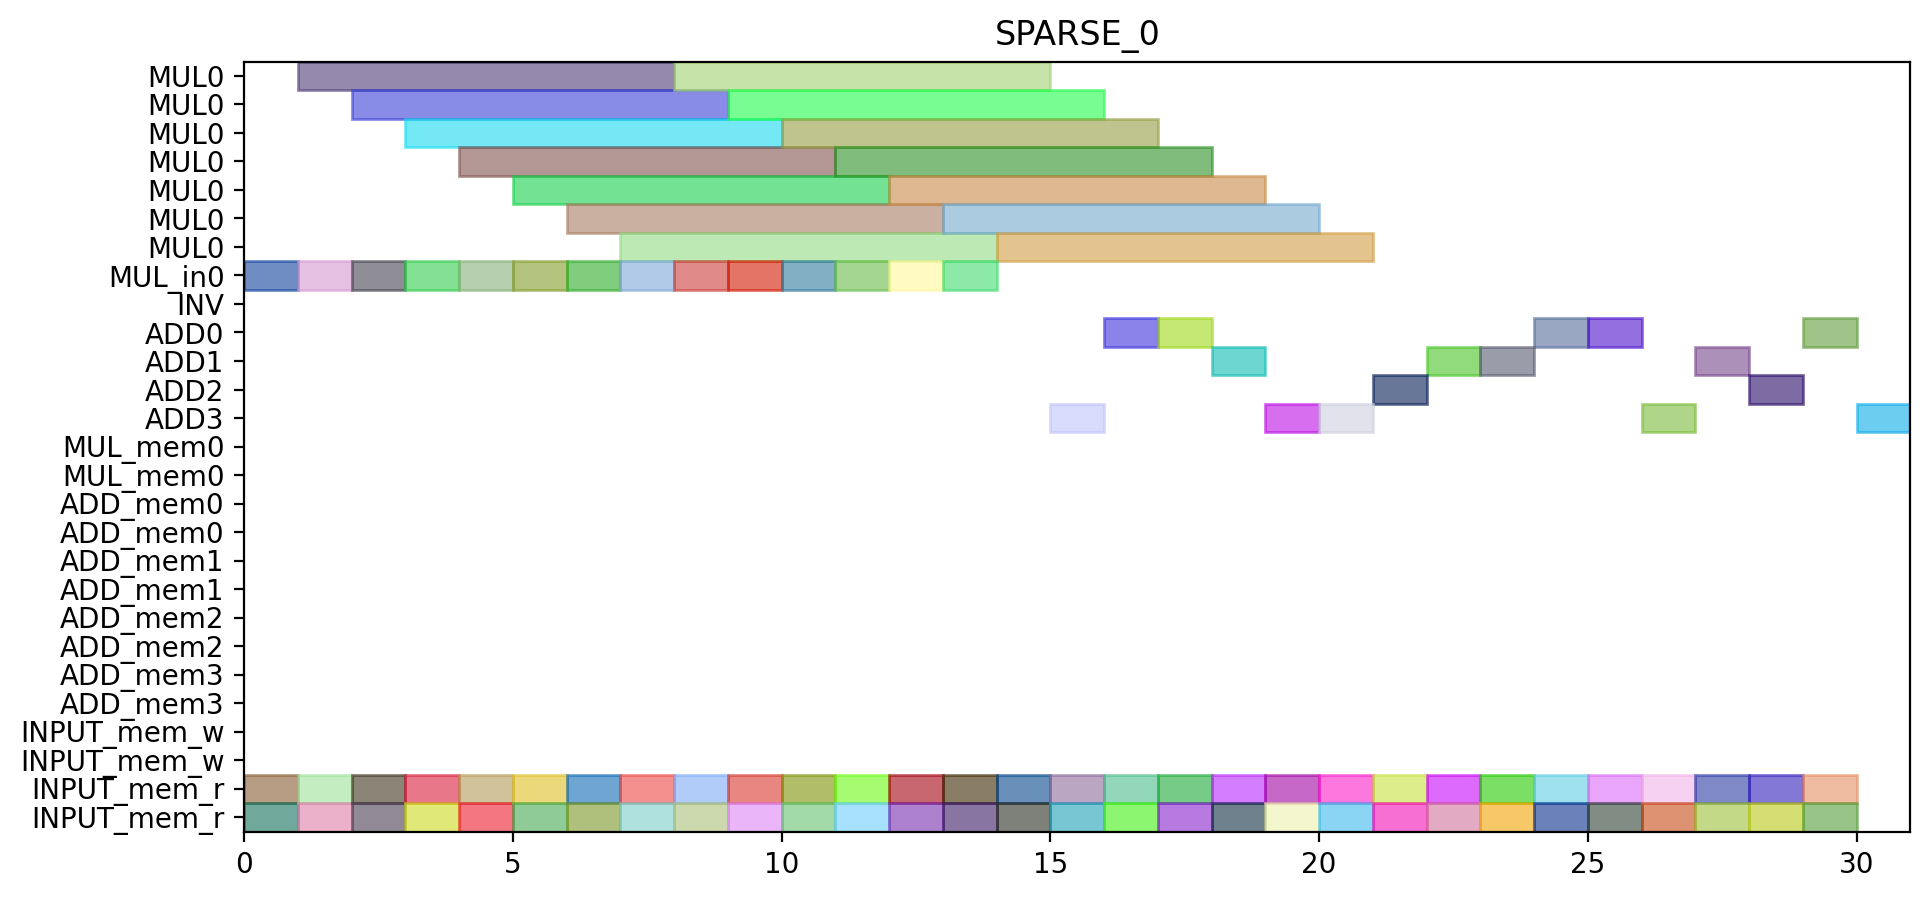

Reproduce this figure in Python.
from pyschedule import Scenario, solvers, plotters, alt


def solve():
	horizon = 95
	S = Scenario("SPARSE_0", horizon=horizon)

	# resource
	MUL = S.Resources('MUL', num=1, size=7)
	MUL_in = S.Resources('MUL_in', num=1)
	INV = S.Resource('INV')
	ADD = S.Resources('ADD', num=4, periods=range(1, horizon))
	MUL_mem = S.Resources('MUL_mem', num=1, size=2)
	ADD_mem = S.Resources('ADD_mem', num=4, size=2)
	INPUT_mem_w = S.Resource('INPUT_mem_w', size=2)
	INPUT_mem_r = S.Resource('INPUT_mem_r', size=2)

	# result of previous scheduling

	# new tasks
	t1_t0_in = S.Task('t1_t0_in', length=1, delay_cost=1)
	t1_t0_in += alt(MUL_in)
	t1_t0 = S.Task('t1_t0', length=7, delay_cost=1)
	t1_t0 += alt(MUL)
	S += t1_t0>=t1_t0_in

	t1_t0_mem0 = S.Task('t1_t0_mem0', length=1, delay_cost=1)
	t1_t0_mem0 += INPUT_mem_r
	S += t1_t0_mem0 <= t1_t0

	t1_t0_mem1 = S.Task('t1_t0_mem1', length=1, delay_cost=1)
	t1_t0_mem1 += INPUT_mem_r
	S += t1_t0_mem1 <= t1_t0

	t1_t1_in = S.Task('t1_t1_in', length=1, delay_cost=1)
	t1_t1_in += alt(MUL_in)
	t1_t1 = S.Task('t1_t1', length=7, delay_cost=1)
	t1_t1 += alt(MUL)
	S += t1_t1>=t1_t1_in

	t1_t1_mem0 = S.Task('t1_t1_mem0', length=1, delay_cost=1)
	t1_t1_mem0 += INPUT_mem_r
	S += t1_t1_mem0 <= t1_t1

	t1_t1_mem1 = S.Task('t1_t1_mem1', length=1, delay_cost=1)
	t1_t1_mem1 += INPUT_mem_r
	S += t1_t1_mem1 <= t1_t1

	t1_t2 = S.Task('t1_t2', length=1, delay_cost=1)
	t1_t2 += alt(ADD)

	t1_t2_mem0 = S.Task('t1_t2_mem0', length=1, delay_cost=1)
	t1_t2_mem0 += INPUT_mem_r
	S += t1_t2_mem0 <= t1_t2

	t1_t2_mem1 = S.Task('t1_t2_mem1', length=1, delay_cost=1)
	t1_t2_mem1 += INPUT_mem_r
	S += t1_t2_mem1 <= t1_t2

	t1_t3 = S.Task('t1_t3', length=1, delay_cost=1)
	t1_t3 += alt(ADD)

	t1_t3_mem0 = S.Task('t1_t3_mem0', length=1, delay_cost=1)
	t1_t3_mem0 += INPUT_mem_r
	S += t1_t3_mem0 <= t1_t3

	t1_t3_mem1 = S.Task('t1_t3_mem1', length=1, delay_cost=1)
	t1_t3_mem1 += INPUT_mem_r
	S += t1_t3_mem1 <= t1_t3

	t2_t0_in = S.Task('t2_t0_in', length=1, delay_cost=1)
	t2_t0_in += alt(MUL_in)
	t2_t0 = S.Task('t2_t0', length=7, delay_cost=1)
	t2_t0 += alt(MUL)
	S += t2_t0>=t2_t0_in

	t2_t0_mem0 = S.Task('t2_t0_mem0', length=1, delay_cost=1)
	t2_t0_mem0 += INPUT_mem_r
	S += t2_t0_mem0 <= t2_t0

	t2_t0_mem1 = S.Task('t2_t0_mem1', length=1, delay_cost=1)
	t2_t0_mem1 += INPUT_mem_r
	S += t2_t0_mem1 <= t2_t0

	t2_t1_in = S.Task('t2_t1_in', length=1, delay_cost=1)
	t2_t1_in += alt(MUL_in)
	t2_t1 = S.Task('t2_t1', length=7, delay_cost=1)
	t2_t1 += alt(MUL)
	S += t2_t1>=t2_t1_in

	t2_t1_mem0 = S.Task('t2_t1_mem0', length=1, delay_cost=1)
	t2_t1_mem0 += INPUT_mem_r
	S += t2_t1_mem0 <= t2_t1

	t2_t1_mem1 = S.Task('t2_t1_mem1', length=1, delay_cost=1)
	t2_t1_mem1 += INPUT_mem_r
	S += t2_t1_mem1 <= t2_t1

	t2_t2 = S.Task('t2_t2', length=1, delay_cost=1)
	t2_t2 += alt(ADD)

	t2_t2_mem0 = S.Task('t2_t2_mem0', length=1, delay_cost=1)
	t2_t2_mem0 += INPUT_mem_r
	S += t2_t2_mem0 <= t2_t2

	t2_t2_mem1 = S.Task('t2_t2_mem1', length=1, delay_cost=1)
	t2_t2_mem1 += INPUT_mem_r
	S += t2_t2_mem1 <= t2_t2

	t2_t3 = S.Task('t2_t3', length=1, delay_cost=1)
	t2_t3 += alt(ADD)

	t2_t3_mem0 = S.Task('t2_t3_mem0', length=1, delay_cost=1)
	t2_t3_mem0 += INPUT_mem_r
	S += t2_t3_mem0 <= t2_t3

	t2_t3_mem1 = S.Task('t2_t3_mem1', length=1, delay_cost=1)
	t2_t3_mem1 += INPUT_mem_r
	S += t2_t3_mem1 <= t2_t3

	t0_t0_in = S.Task('t0_t0_in', length=1, delay_cost=1)
	t0_t0_in += alt(MUL_in)
	t0_t0 = S.Task('t0_t0', length=7, delay_cost=1)
	t0_t0 += alt(MUL)
	S += t0_t0>=t0_t0_in

	t0_t0_mem0 = S.Task('t0_t0_mem0', length=1, delay_cost=1)
	t0_t0_mem0 += INPUT_mem_r
	S += t0_t0_mem0 <= t0_t0

	t0_t0_mem1 = S.Task('t0_t0_mem1', length=1, delay_cost=1)
	t0_t0_mem1 += INPUT_mem_r
	S += t0_t0_mem1 <= t0_t0

	t0_t1_in = S.Task('t0_t1_in', length=1, delay_cost=1)
	t0_t1_in += alt(MUL_in)
	t0_t1 = S.Task('t0_t1', length=7, delay_cost=1)
	t0_t1 += alt(MUL)
	S += t0_t1>=t0_t1_in

	t0_t1_mem0 = S.Task('t0_t1_mem0', length=1, delay_cost=1)
	t0_t1_mem0 += INPUT_mem_r
	S += t0_t1_mem0 <= t0_t1

	t0_t1_mem1 = S.Task('t0_t1_mem1', length=1, delay_cost=1)
	t0_t1_mem1 += INPUT_mem_r
	S += t0_t1_mem1 <= t0_t1

	t0_t2 = S.Task('t0_t2', length=1, delay_cost=1)
	t0_t2 += alt(ADD)

	t0_t2_mem0 = S.Task('t0_t2_mem0', length=1, delay_cost=1)
	t0_t2_mem0 += INPUT_mem_r
	S += t0_t2_mem0 <= t0_t2

	t0_t2_mem1 = S.Task('t0_t2_mem1', length=1, delay_cost=1)
	t0_t2_mem1 += INPUT_mem_r
	S += t0_t2_mem1 <= t0_t2

	t0_t3 = S.Task('t0_t3', length=1, delay_cost=1)
	t0_t3 += alt(ADD)

	t0_t3_mem0 = S.Task('t0_t3_mem0', length=1, delay_cost=1)
	t0_t3_mem0 += INPUT_mem_r
	S += t0_t3_mem0 <= t0_t3

	t0_t3_mem1 = S.Task('t0_t3_mem1', length=1, delay_cost=1)
	t0_t3_mem1 += INPUT_mem_r
	S += t0_t3_mem1 <= t0_t3

	t4_t0_t0_in = S.Task('t4_t0_t0_in', length=1, delay_cost=1)
	t4_t0_t0_in += alt(MUL_in)
	t4_t0_t0 = S.Task('t4_t0_t0', length=7, delay_cost=1)
	t4_t0_t0 += alt(MUL)
	S += t4_t0_t0>=t4_t0_t0_in

	t4_t0_t0_mem0 = S.Task('t4_t0_t0_mem0', length=1, delay_cost=1)
	t4_t0_t0_mem0 += INPUT_mem_r
	S += t4_t0_t0_mem0 <= t4_t0_t0

	t4_t0_t0_mem1 = S.Task('t4_t0_t0_mem1', length=1, delay_cost=1)
	t4_t0_t0_mem1 += INPUT_mem_r
	S += t4_t0_t0_mem1 <= t4_t0_t0

	t4_t0_t1_in = S.Task('t4_t0_t1_in', length=1, delay_cost=1)
	t4_t0_t1_in += alt(MUL_in)
	t4_t0_t1 = S.Task('t4_t0_t1', length=7, delay_cost=1)
	t4_t0_t1 += alt(MUL)
	S += t4_t0_t1>=t4_t0_t1_in

	t4_t0_t1_mem0 = S.Task('t4_t0_t1_mem0', length=1, delay_cost=1)
	t4_t0_t1_mem0 += INPUT_mem_r
	S += t4_t0_t1_mem0 <= t4_t0_t1

	t4_t0_t1_mem1 = S.Task('t4_t0_t1_mem1', length=1, delay_cost=1)
	t4_t0_t1_mem1 += INPUT_mem_r
	S += t4_t0_t1_mem1 <= t4_t0_t1

	t4_t0_t2 = S.Task('t4_t0_t2', length=1, delay_cost=1)
	t4_t0_t2 += alt(ADD)

	t4_t0_t2_mem0 = S.Task('t4_t0_t2_mem0', length=1, delay_cost=1)
	t4_t0_t2_mem0 += INPUT_mem_r
	S += t4_t0_t2_mem0 <= t4_t0_t2

	t4_t0_t2_mem1 = S.Task('t4_t0_t2_mem1', length=1, delay_cost=1)
	t4_t0_t2_mem1 += INPUT_mem_r
	S += t4_t0_t2_mem1 <= t4_t0_t2

	t4_t0_t3 = S.Task('t4_t0_t3', length=1, delay_cost=1)
	t4_t0_t3 += alt(ADD)

	t4_t0_t3_mem0 = S.Task('t4_t0_t3_mem0', length=1, delay_cost=1)
	t4_t0_t3_mem0 += INPUT_mem_r
	S += t4_t0_t3_mem0 <= t4_t0_t3

	t4_t0_t3_mem1 = S.Task('t4_t0_t3_mem1', length=1, delay_cost=1)
	t4_t0_t3_mem1 += INPUT_mem_r
	S += t4_t0_t3_mem1 <= t4_t0_t3

	t4_t1_t0_in = S.Task('t4_t1_t0_in', length=1, delay_cost=1)
	t4_t1_t0_in += alt(MUL_in)
	t4_t1_t0 = S.Task('t4_t1_t0', length=7, delay_cost=1)
	t4_t1_t0 += alt(MUL)
	S += t4_t1_t0>=t4_t1_t0_in

	t4_t1_t0_mem0 = S.Task('t4_t1_t0_mem0', length=1, delay_cost=1)
	t4_t1_t0_mem0 += INPUT_mem_r
	S += t4_t1_t0_mem0 <= t4_t1_t0

	t4_t1_t0_mem1 = S.Task('t4_t1_t0_mem1', length=1, delay_cost=1)
	t4_t1_t0_mem1 += INPUT_mem_r
	S += t4_t1_t0_mem1 <= t4_t1_t0

	t4_t1_t1_in = S.Task('t4_t1_t1_in', length=1, delay_cost=1)
	t4_t1_t1_in += alt(MUL_in)
	t4_t1_t1 = S.Task('t4_t1_t1', length=7, delay_cost=1)
	t4_t1_t1 += alt(MUL)
	S += t4_t1_t1>=t4_t1_t1_in

	t4_t1_t1_mem0 = S.Task('t4_t1_t1_mem0', length=1, delay_cost=1)
	t4_t1_t1_mem0 += INPUT_mem_r
	S += t4_t1_t1_mem0 <= t4_t1_t1

	t4_t1_t1_mem1 = S.Task('t4_t1_t1_mem1', length=1, delay_cost=1)
	t4_t1_t1_mem1 += INPUT_mem_r
	S += t4_t1_t1_mem1 <= t4_t1_t1

	t4_t1_t2 = S.Task('t4_t1_t2', length=1, delay_cost=1)
	t4_t1_t2 += alt(ADD)

	t4_t1_t2_mem0 = S.Task('t4_t1_t2_mem0', length=1, delay_cost=1)
	t4_t1_t2_mem0 += INPUT_mem_r
	S += t4_t1_t2_mem0 <= t4_t1_t2

	t4_t1_t2_mem1 = S.Task('t4_t1_t2_mem1', length=1, delay_cost=1)
	t4_t1_t2_mem1 += INPUT_mem_r
	S += t4_t1_t2_mem1 <= t4_t1_t2

	t4_t1_t3 = S.Task('t4_t1_t3', length=1, delay_cost=1)
	t4_t1_t3 += alt(ADD)

	t4_t1_t3_mem0 = S.Task('t4_t1_t3_mem0', length=1, delay_cost=1)
	t4_t1_t3_mem0 += INPUT_mem_r
	S += t4_t1_t3_mem0 <= t4_t1_t3

	t4_t1_t3_mem1 = S.Task('t4_t1_t3_mem1', length=1, delay_cost=1)
	t4_t1_t3_mem1 += INPUT_mem_r
	S += t4_t1_t3_mem1 <= t4_t1_t3

	t4_t2_t0_in = S.Task('t4_t2_t0_in', length=1, delay_cost=1)
	t4_t2_t0_in += alt(MUL_in)
	t4_t2_t0 = S.Task('t4_t2_t0', length=7, delay_cost=1)
	t4_t2_t0 += alt(MUL)
	S += t4_t2_t0>=t4_t2_t0_in

	t4_t2_t0_mem0 = S.Task('t4_t2_t0_mem0', length=1, delay_cost=1)
	t4_t2_t0_mem0 += INPUT_mem_r
	S += t4_t2_t0_mem0 <= t4_t2_t0

	t4_t2_t0_mem1 = S.Task('t4_t2_t0_mem1', length=1, delay_cost=1)
	t4_t2_t0_mem1 += INPUT_mem_r
	S += t4_t2_t0_mem1 <= t4_t2_t0

	t4_t2_t1_in = S.Task('t4_t2_t1_in', length=1, delay_cost=1)
	t4_t2_t1_in += alt(MUL_in)
	t4_t2_t1 = S.Task('t4_t2_t1', length=7, delay_cost=1)
	t4_t2_t1 += alt(MUL)
	S += t4_t2_t1>=t4_t2_t1_in

	t4_t2_t1_mem0 = S.Task('t4_t2_t1_mem0', length=1, delay_cost=1)
	t4_t2_t1_mem0 += INPUT_mem_r
	S += t4_t2_t1_mem0 <= t4_t2_t1

	t4_t2_t1_mem1 = S.Task('t4_t2_t1_mem1', length=1, delay_cost=1)
	t4_t2_t1_mem1 += INPUT_mem_r
	S += t4_t2_t1_mem1 <= t4_t2_t1

	t4_t2_t2 = S.Task('t4_t2_t2', length=1, delay_cost=1)
	t4_t2_t2 += alt(ADD)

	t4_t2_t2_mem0 = S.Task('t4_t2_t2_mem0', length=1, delay_cost=1)
	t4_t2_t2_mem0 += INPUT_mem_r
	S += t4_t2_t2_mem0 <= t4_t2_t2

	t4_t2_t2_mem1 = S.Task('t4_t2_t2_mem1', length=1, delay_cost=1)
	t4_t2_t2_mem1 += INPUT_mem_r
	S += t4_t2_t2_mem1 <= t4_t2_t2

	t4_t2_t3 = S.Task('t4_t2_t3', length=1, delay_cost=1)
	t4_t2_t3 += alt(ADD)

	t4_t2_t3_mem0 = S.Task('t4_t2_t3_mem0', length=1, delay_cost=1)
	t4_t2_t3_mem0 += INPUT_mem_r
	S += t4_t2_t3_mem0 <= t4_t2_t3

	t4_t2_t3_mem1 = S.Task('t4_t2_t3_mem1', length=1, delay_cost=1)
	t4_t2_t3_mem1 += INPUT_mem_r
	S += t4_t2_t3_mem1 <= t4_t2_t3

	t4_t40 = S.Task('t4_t40', length=1, delay_cost=1)
	t4_t40 += alt(ADD)

	t4_t40_mem0 = S.Task('t4_t40_mem0', length=1, delay_cost=1)
	t4_t40_mem0 += INPUT_mem_r
	S += t4_t40_mem0 <= t4_t40

	t4_t40_mem1 = S.Task('t4_t40_mem1', length=1, delay_cost=1)
	t4_t40_mem1 += INPUT_mem_r
	S += t4_t40_mem1 <= t4_t40

	t4_t41 = S.Task('t4_t41', length=1, delay_cost=1)
	t4_t41 += alt(ADD)

	t4_t41_mem0 = S.Task('t4_t41_mem0', length=1, delay_cost=1)
	t4_t41_mem0 += INPUT_mem_r
	S += t4_t41_mem0 <= t4_t41

	t4_t41_mem1 = S.Task('t4_t41_mem1', length=1, delay_cost=1)
	t4_t41_mem1 += INPUT_mem_r
	S += t4_t41_mem1 <= t4_t41

	t4_t50 = S.Task('t4_t50', length=1, delay_cost=1)
	t4_t50 += alt(ADD)

	t4_t50_mem0 = S.Task('t4_t50_mem0', length=1, delay_cost=1)
	t4_t50_mem0 += INPUT_mem_r
	S += t4_t50_mem0 <= t4_t50

	t4_t50_mem1 = S.Task('t4_t50_mem1', length=1, delay_cost=1)
	t4_t50_mem1 += INPUT_mem_r
	S += t4_t50_mem1 <= t4_t50

	t4_t51 = S.Task('t4_t51', length=1, delay_cost=1)
	t4_t51 += alt(ADD)

	t4_t51_mem0 = S.Task('t4_t51_mem0', length=1, delay_cost=1)
	t4_t51_mem0 += INPUT_mem_r
	S += t4_t51_mem0 <= t4_t51

	t4_t51_mem1 = S.Task('t4_t51_mem1', length=1, delay_cost=1)
	t4_t51_mem1 += INPUT_mem_r
	S += t4_t51_mem1 <= t4_t51

	t4_t8_t0_in = S.Task('t4_t8_t0_in', length=1, delay_cost=1)
	t4_t8_t0_in += alt(MUL_in)
	t4_t8_t0 = S.Task('t4_t8_t0', length=7, delay_cost=1)
	t4_t8_t0 += alt(MUL)
	S += t4_t8_t0>=t4_t8_t0_in

	t4_t8_t0_mem0 = S.Task('t4_t8_t0_mem0', length=1, delay_cost=1)
	t4_t8_t0_mem0 += INPUT_mem_r
	S += t4_t8_t0_mem0 <= t4_t8_t0

	t4_t8_t0_mem1 = S.Task('t4_t8_t0_mem1', length=1, delay_cost=1)
	t4_t8_t0_mem1 += INPUT_mem_r
	S += t4_t8_t0_mem1 <= t4_t8_t0

	t4_t8_t1_in = S.Task('t4_t8_t1_in', length=1, delay_cost=1)
	t4_t8_t1_in += alt(MUL_in)
	t4_t8_t1 = S.Task('t4_t8_t1', length=7, delay_cost=1)
	t4_t8_t1 += alt(MUL)
	S += t4_t8_t1>=t4_t8_t1_in

	t4_t8_t1_mem0 = S.Task('t4_t8_t1_mem0', length=1, delay_cost=1)
	t4_t8_t1_mem0 += INPUT_mem_r
	S += t4_t8_t1_mem0 <= t4_t8_t1

	t4_t8_t1_mem1 = S.Task('t4_t8_t1_mem1', length=1, delay_cost=1)
	t4_t8_t1_mem1 += INPUT_mem_r
	S += t4_t8_t1_mem1 <= t4_t8_t1

	solvers.mip.solve(S,msg=1,kind='CPLEX',ratio_gap=1.01)

	solution = [['hoge']*len(S.solution()[1]) for i in range(len(S.solution()))]
	for i in range(len(S.solution())):
		for j in range(len(S.solution()[i])):
			solution[i][j]=str(S.solution()[i][j])
	print(solution)

	cycles = int(solution[-1][3])

	pic_file_name = "/home/mfukuda/pairing_automation_design2/bls12-1150/scheduling/SPARSE_mul1_add4/SPARSE_0.png"
	if(S.solution() != []):
		plotters.matplotlib.plot(S,img_filename=pic_file_name, vertical_text=True, fig_size=(cycles*0.25+3, 5), show_task_labels=False)

	return solution
